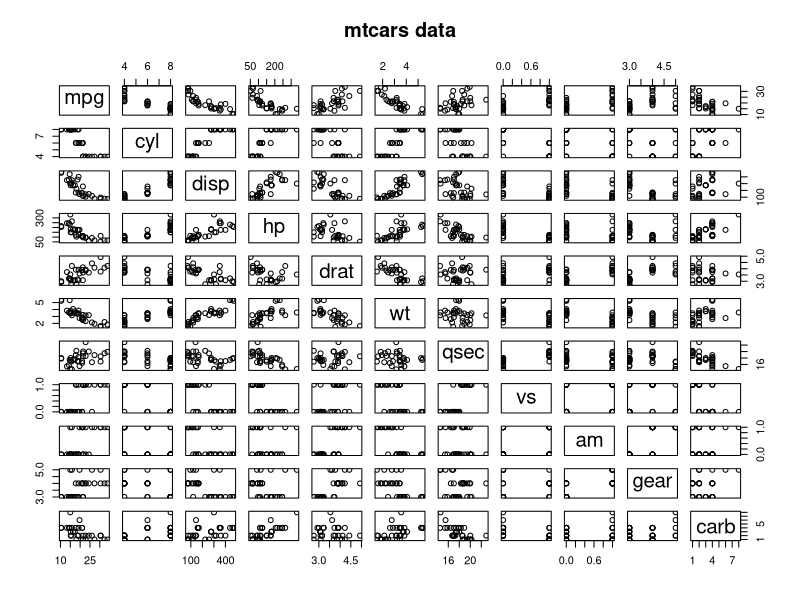

Source code (R): (Note: this script raises an error after producing the figure.)
## ---- chunk 1

require(car) # this package includes the function scatterplot() which is useful for the visuals below

require(graphics)

# do basic analysis on the data set
autoMeanMPG <- mean(mtcars[mtcars$am == 0,]$mpg)  # am=0 automatic transmission
autosdMPG <- sd(mtcars[mtcars$am == 0,]$mpg)  # am=0 automatic transmission
nauto <- nrow(mtcars[mtcars$am == 0,])

manualMeanMPG <- mean(mtcars[mtcars$am == 1,]$mpg)  # am=1 automatic transmission
manualsdMPG <- sd(mtcars[mtcars$am == 1,]$mpg)   # am=1 automatic transmission
nmanual <- nrow(mtcars[mtcars$am == 1,])

print(paste("Automatic Transmission - Mean MPG:", round(autoMeanMPG, digits =3)))

# do a quick check of the relationships using the pairs() function to display
pairs(mtcars, main = "mtcars data")

# dive in and start looking at relationships visually
scatterplot(mpg ~ wt | am, data=mtcars, xlab="Weight (lb/1000)", ylab="Miles Per Gallon", main="MPG vs Weight\n 1974 Motor Trend US magazine\n (0: automatic transmission, 1: manual transmission)", labels=row.names(mtcars), legend.coords="topright", smoother=FALSE)

scatterplot(mpg ~ hp | am, data=mtcars, xlab="Horsepower", ylab="Miles Per Gallon", main="MPG vs HP\n 1974 Motor Trend US magazine\n (0: automatic transmission, 1: manual transmission)", labels=row.names(mtcars), legend.coords="topright", smoother=FALSE)

scatterplot(hp ~ wt | am, data=mtcars, xlab="Weight (lb/1000)", ylab="Horsepower", main="HP vs Weight\n 1974 Motor Trend US magazine\n (0: automatic transmission, 1: manual transmission)", labels=row.names(mtcars), legend.coords="topright", smoother=FALSE)

scatterplot(qsec ~ hp | am, data=mtcars, xlab="Horsepower", ylab="Seconds to Quarter Mile", main="Quarter Mile Time vs HP\n 1974 Motor Trend US magazine\n (0: automatic transmission, 1: manual transmission)", labels=row.names(mtcars), legend.coords="topright", smoother=FALSE)

mtcars$powerRatio <- mtcars$wt*1000/mtcars$hp

scatterplot(qsec ~ powerRatio | am, data=mtcars, xlab="Weight (lbs)/Horsepower", ylab="Seconds to Quarter Mile", main="Quarter Mile Time vs Power Ratio\n 1974 Motor Trend US magazine\n (0: automatic transmission, 1: manual transmission)", labels=row.names(mtcars), legend.coords="topright", smoother=TRUE)


#
# Using external sources for reference to compare to a larger body of car performance data
# using data from "Calculators for 1/4-Mile ET & MPH vs. HP and Weight" http://www.stealth316.com/2-calc-hp-et-mph.htm

mtcars$MPHestimate <- 215.39*(mtcars$hp/(mtcars$wt*1000))^(0.3018)
mtcars$QuarterMileTimeEstimate <- 7.3571*((mtcars$wt*1000)/mtcars$hp)^(0.2574)
mtcars$HPestimate <- (mtcars$wt*1000)/(mtcars$qsec/7.3571)^3.885
mtcars$HPestimateToActualHPRatio <- mtcars$HPestimate/mtcars$hp

